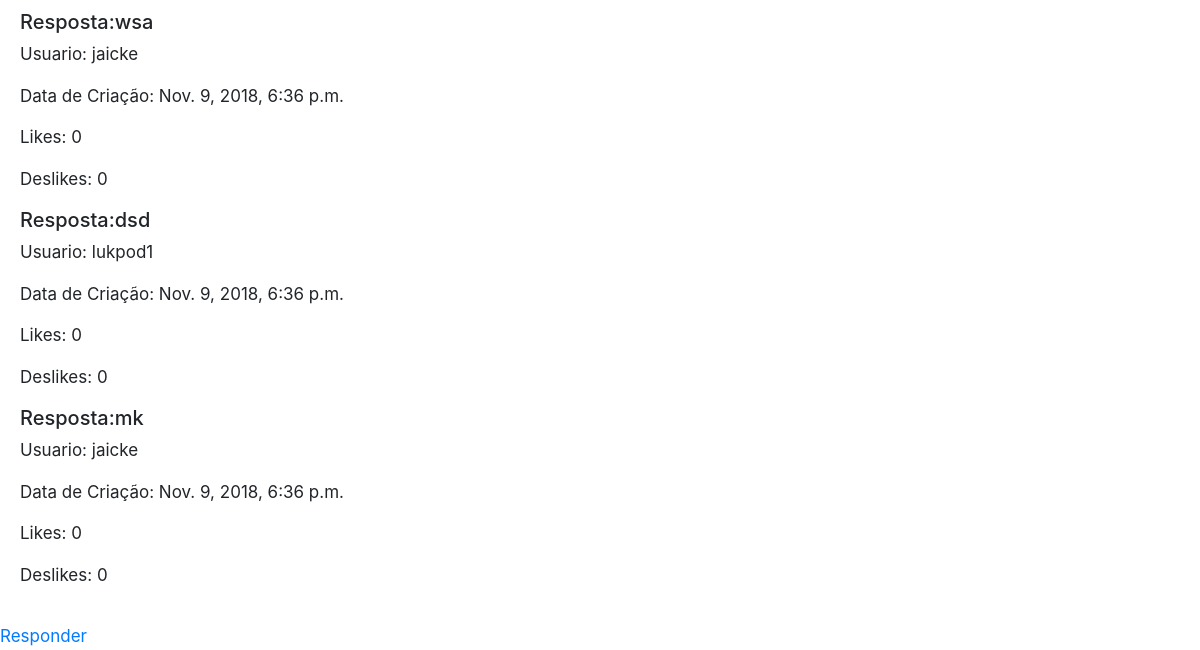
The page /forum/pergunta/1 (lower part) on the database as committed earlier.
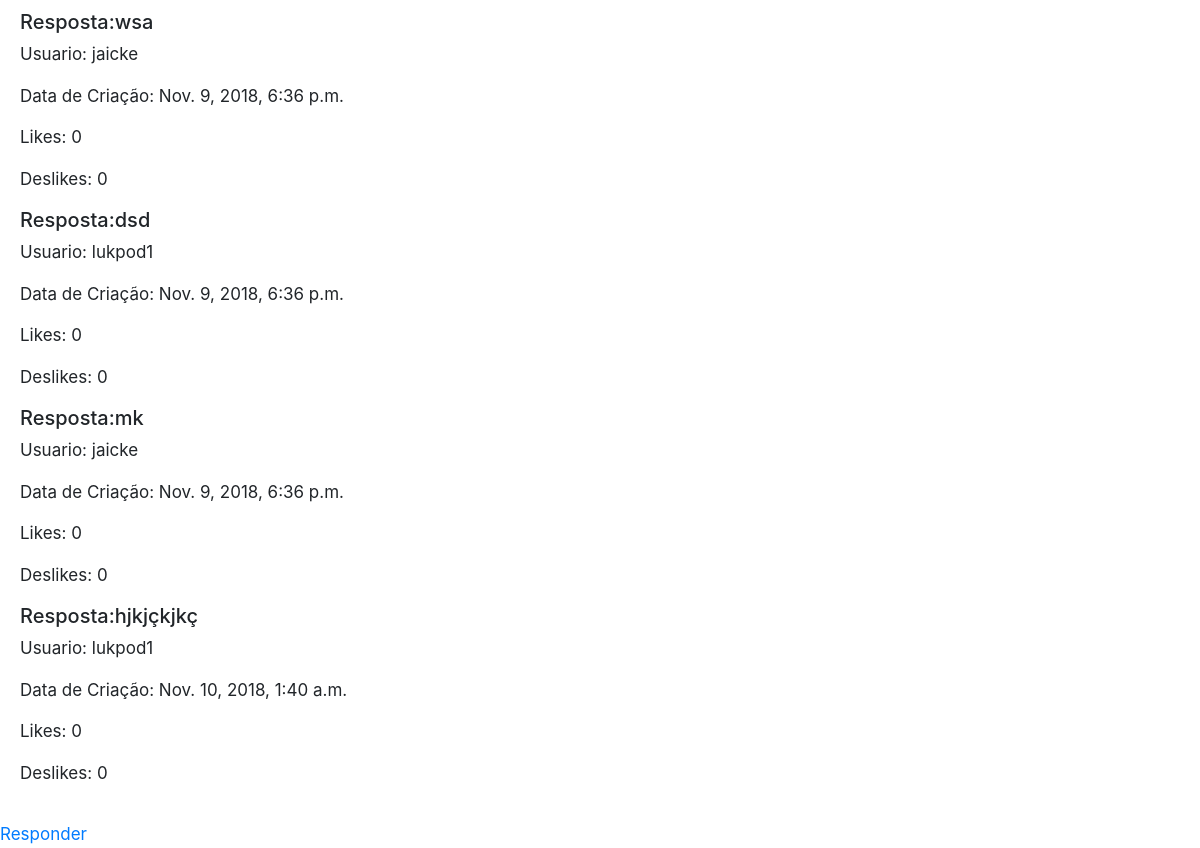
The same page on the database as committed later.
### app/models.py (models this page shows, shortened)
class Resposta(models.Model):
    conteudo = models.CharField( max_length=5000)
    data_criacao = models.DateTimeField("Criação", auto_now=True)
    usuario = models.ForeignKey(Usuario, on_delete=models.CASCADE)
    pergunta = models.ForeignKey(Pergunta, on_delete=models.CASCADE, null=True, blank=True)
    like = models.IntegerField(blank=True, null=True, default=0)
    deslike = models.IntegerField(blank=True, null=True, default=0)

class Usuario(models.Model):
    nomeCompleto = models.CharField('Nome Completo', max_length=50)
    nomeUsuario= models.CharField('Usuario', max_length=50)
    email = models.EmailField(max_length=50)
    senha = models.CharField(max_length=50)
    avatar = models.ImageField("Foto do perfil", upload_to=uploac_location, blank=True)
    def __str__(self):
        return self.nomeUsuario

### app/views.py (the view)
# urls.py: path('forum/pergunta/<int:pk>', pergunta),
def pergunta(request, pk):
    data= {}
    data['pergunta'] = Pergunta.objects.get(pk=pk)
    data['respostas'] = Resposta.objects.filter(pergunta=pk)
    return render(request, 'app/pergunta.html', data)

### app/templates/app/pergunta.html (shortened to what this page needs)
<!DOCTYPE html>
{% load static %}
<html lang="en">
<head>
    <link rel="stylesheet" href="https://maxcdn.bootstrapcdn.com/bootstrap/4.1.3/css/bootstrap.min.css">
    <link rel="stylesheet" href="https://use.fontawesome.com/releases/v5.4.1/css/all.css">
    <link rel="stylesheet" type="text/css" href="{% static '/app/style/usuarioLogadoStylecss.css'%}">
    <link rel="stylesheet" type="text/css" href="{% static '/app/style/style.css'%}">
</head>
<body>
    <div class="accordion" id="accordionExample">
        <div class="list-group">
            <div id="collapseOne" class="collapse show" aria-labelledby="headingOne" data-parent="#accordionExample">
                <div class="card-body">
                        {% for resposta in respostas %}
                        <h5>Resposta:{{resposta.conteudo}}</h5>
                        <p>Usuario: {{resposta.usuario}}</p>
                        <p>Data de Criação: {{resposta.data_criacao}}</p>
                        <p>Likes: {{resposta.like}}</p>
                        <p>Deslikes: {{resposta.deslike}}</p>
                        {% endfor %}
                </div>
            </div>
        </div>
    </div>
    <a href="/responder/pergunta/{{pergunta.id}}">Responder</a>
</body>
</html>

Rows that differ between the two databases and show on the page:
added Resposta: conteudo "hjkjçkjkç", usuario "lukpod1", data_criacao "Nov. 10, 2018, 1:40 a.m.", like "0", deslike "0"
